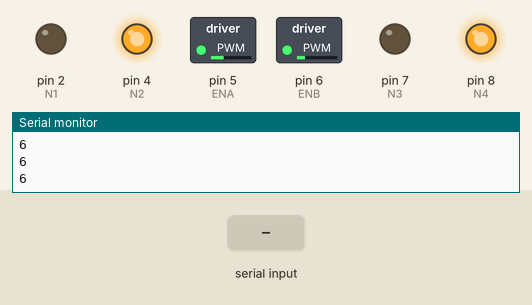
This sketch was run on a simulated Arduino Uno, built with avr-gcc and run on an emulated ATmega328P. Parts: switched loads named in the sketch (green lamp = pin HIGH), output pins drawn as LEDs (lit = HIGH), the last lines printed to the serial monitor. Inputs (shaded band) come from the test bench.

Above: at 1.2 s.
1.3 s: "1\n" received over Serial
At 1.8 s:
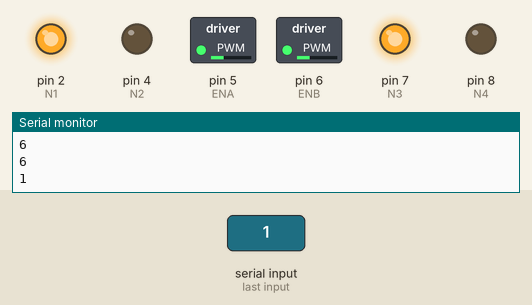
2.8 s: "2\n" received over Serial
At 4.0 s:
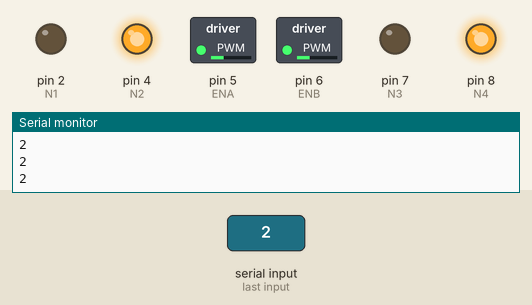
4.3 s: "3\n" received over Serial
At 5.3 s:
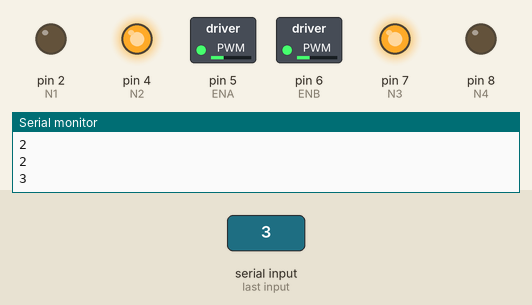
5.8 s: "4\n" received over Serial
At 6.4 s:
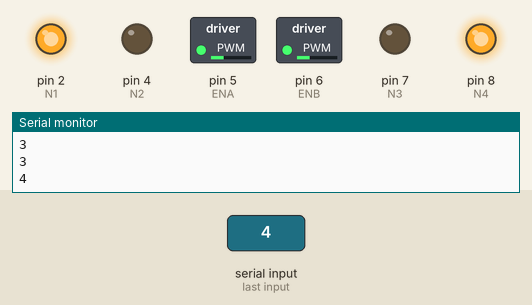
7.3 s: "5\n" received over Serial
At 8.8 s:
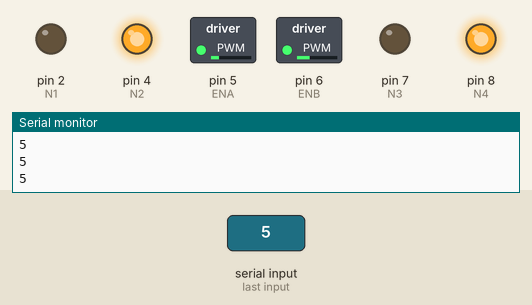
Timing chart, 0 to 9.8 s (numbered marks = the images above; inputs shaded):
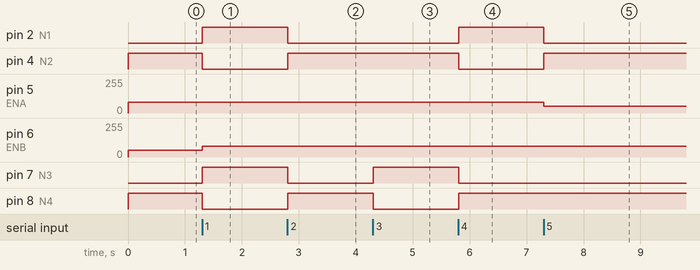

The sketch:

motor_code.ino
```cpp
int ENA = 5, N1 = 2, N2 = 4, N3= 7, N4 = 8, ENB = 6, SPEED = 80;
int data = 6;
void setup() {
  // put your setup code here, to run once:
  Serial.begin(9600);
  pinMode(ENA,OUTPUT);
  pinMode(N1,OUTPUT);
  pinMode(N2,OUTPUT);
  pinMode(N3,OUTPUT);
  pinMode(N4,OUTPUT);
  pinMode(ENB,OUTPUT);
}

void loop() {
  // put your main code here, to run repeatedly:
  if (Serial.available()>0)
  {
    int value = Serial.parseInt();
    if (value != 0)
    {
      data = value;
    }
  }
  Serial.println(data);

  if (data == 1)
  {
    //backward
    analogWrite(ENA, SPEED);
    analogWrite(ENB, SPEED);
    digitalWrite(N1,HIGH);
    digitalWrite(N2,LOW);
    digitalWrite(N3,HIGH);
    digitalWrite(N4,LOW);
    //Serial.println("im in backwards loop");
  }
  else if(data == 2)
  {
    //forward
    analogWrite(ENA, SPEED);
    analogWrite(ENB, SPEED);
    digitalWrite(N1, LOW);
    digitalWrite(N2, HIGH);
    digitalWrite(N3, LOW);
    digitalWrite(N4, HIGH);
    //Serial.println("im in forward loop");
  }
  else if (data == 3)
  {
    //right
    analogWrite(ENA, SPEED);
    analogWrite(ENB, SPEED);
    digitalWrite(N1, LOW);
    digitalWrite(N2, HIGH);
    digitalWrite(N3, HIGH);
    digitalWrite(N4, LOW);
  }
  else if (data == 4)
  {
    //left
    analogWrite(ENA, SPEED);
    analogWrite(ENB, SPEED);
    digitalWrite(N1, HIGH);
    digitalWrite(N2, LOW);
    digitalWrite(N3, LOW);
    digitalWrite(N4, HIGH);
  }
  else if(data == 5)
  {
    //steer left
    analogWrite(ENA, 50);
    analogWrite(ENB, SPEED);
    digitalWrite(N1, LOW);
    digitalWrite(N2, HIGH);
    digitalWrite(N3, LOW);
    digitalWrite(N4, HIGH);
    //Serial.println("im in forward loop");
  }

  else if(data == 6)
  {
    //steer right
    analogWrite(ENA, SPEED);
    analogWrite(ENB, 50);
    digitalWrite(N1, LOW);
    digitalWrite(N2, HIGH);
    digitalWrite(N3, LOW);
    digitalWrite(N4, HIGH);
    //Serial.println("im in forward loop");
  }
  else if(data == 7)
  {
    //stop
    analogWrite(ENA, 0);
    analogWrite(ENB, 0);
  }
}
```

Measured:
- after the input at 1.3 s, pin 2 (N1), pin 7 (N3): LOW → HIGH at once; pin 4 (N2), pin 8 (N4): HIGH → LOW at once; pin 6 (ENB): 50/255 → 80/255 at once
- after the input at 2.8 s, pin 2 (N1), pin 7 (N3): HIGH → LOW at once; pin 4 (N2), pin 8 (N4): LOW → HIGH at once
- after the input at 4.3 s, pin 7 (N3): LOW → HIGH at once; pin 8 (N4): HIGH → LOW at once
- after the input at 5.8 s, pin 2 (N1), pin 8 (N4): LOW → HIGH at once; pin 4 (N2), pin 7 (N3): HIGH → LOW at once
- after the input at 7.3 s, pin 2 (N1): HIGH → LOW at once; pin 4 (N2): LOW → HIGH at once; pin 5 (ENA): 80/255 → 50/255 at once
